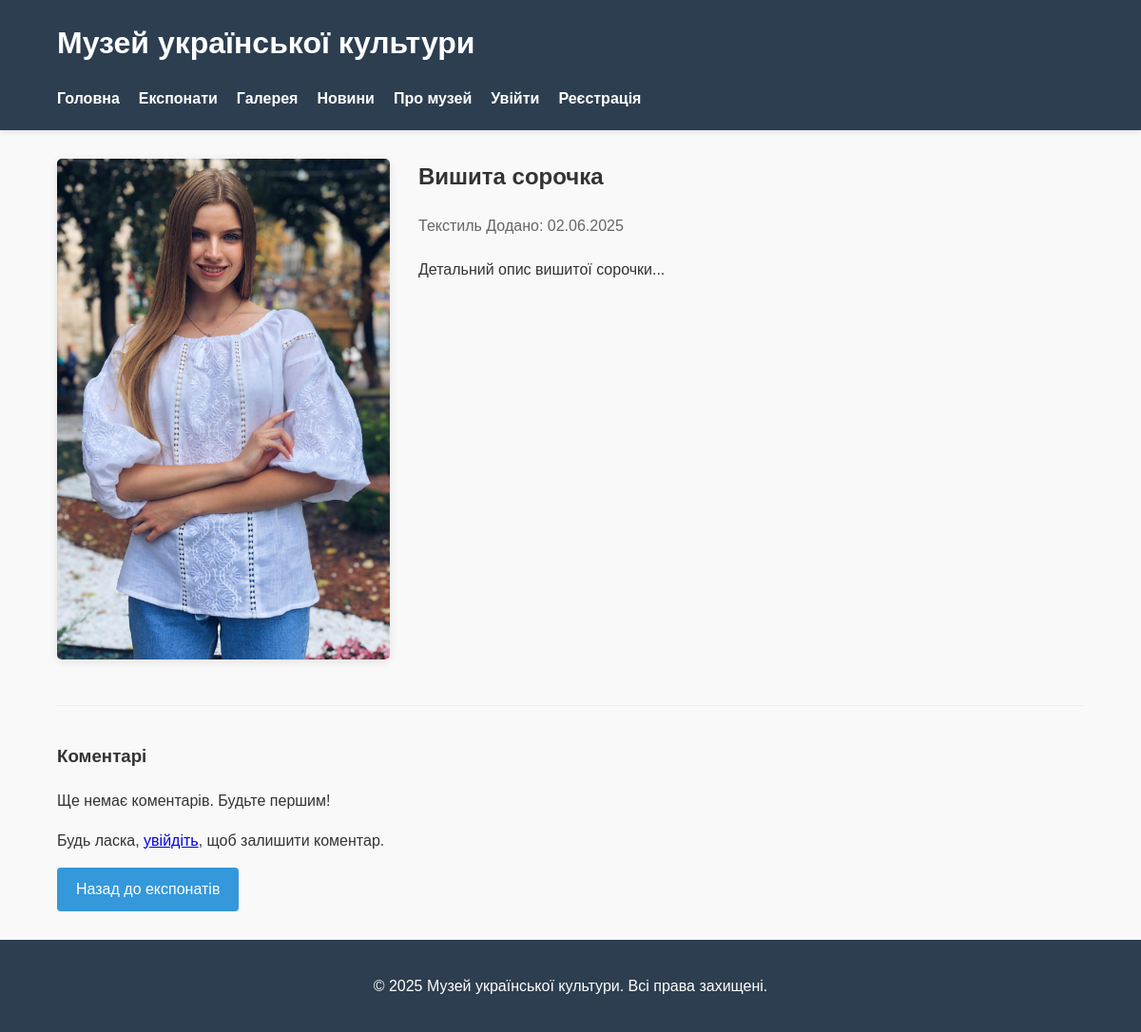
The app's page /index.php?page=exhibit&id=1 with its own data.
### tables this page shows
CREATE TABLE `exhibits` (
  `id` int NOT NULL,
  `title` varchar(255) NOT NULL,
  `description` text NOT NULL,
  `category` varchar(100) NOT NULL,
  `image` varchar(255) DEFAULT NULL,
  `full_text` text NOT NULL,
  `created_at` timestamp NULL DEFAULT CURRENT_TIMESTAMP
);

### classes/Exhibit.php (called while the page is built, shortened)
<?php
class Exhibit {
    private $db;
    public function __construct(Database $db) {
        $this->db = $db;
    }
    public function getExhibit($id) {
        $stmt = $this->db->prepare("SELECT id, title, description, category, image, full_text, created_at FROM exhibits WHERE id = ?");
        $stmt->bind_param("i", $id);
        $stmt->execute();
        $result = $stmt->get_result();
        return $result->fetch_assoc();
    }
}
?>

### classes/Database.php (called while the page is built, shortened)
<?php
class Database {
    private $connection;
    public function __construct() {
        $this->connection = new mysqli(DB_HOST, DB_USER, DB_PASS, DB_NAME);
        $this->connection->set_charset("utf8mb4");
    }
    public function prepare($sql) {
        return $this->connection->prepare($sql);
    }
}
?>

### classes/User.php (called while the page is built, shortened)
<?php
class User {
    public function isLoggedIn() {
        return isset($_SESSION['logged_in']) && $_SESSION['logged_in'] === true;
    }
}
?>

### templates/exhibit.php (the view, shortened to what this page needs)
<article class="exhibit-detail">
    <div class="exhibit-image-container">
        <?php if ($exhibit_item['image']): ?>
        <img src="<?= htmlspecialchars($exhibit_item['image']) ?>" alt="<?= htmlspecialchars($exhibit_item['title']) ?>" class="exhibit-image">
        <?php endif; ?>
    </div>
    <div class="exhibit-info">
        <h2><?= htmlspecialchars($exhibit_item['title']) ?></h2>
        <div class="exhibit-meta">
            <span class="category"><?= htmlspecialchars($exhibit_item['category']) ?></span>
            <span class="date">Додано: <?= date('d.m.Y', strtotime($exhibit_item['created_at'])) ?></span>
        </div>
        <div class="exhibit-fulltext">
            <?= nl2br(htmlspecialchars($exhibit_item['full_text'])) ?>
        </div>
    </div>
</article>
<section class="comments-section">
    <h3>Коментарі</h3>
    <?php if (!empty($comments)): ?>
    <div class="comments-list">
        <?php foreach ($comments as $comment): ?>
        <div class="comment">
            <div class="comment-header">
                <strong><?= htmlspecialchars($comment['username']) ?></strong>
                <span><?= date('d.m.Y H:i', strtotime($comment['created_at'])) ?></span>
            </div>
            <div class="comment-content"><?= htmlspecialchars($comment['content']) ?></div>
            <?php if ($user->isAdmin() || ($user->isLoggedIn() && $_SESSION['user_id'] == $comment['user_id'])): ?>
            <form method="POST" action="index.php?page=exhibit&id=<?= $exhibit_item['id'] ?>" class="delete-comment-form">
                <input type="hidden" name="comment_id" value="<?= $comment['id'] ?>">
                <button type="submit" name="delete_comment" class="btn btn-sm btn-danger">
                    Видалити
                </button>
            </form>
            <?php endif; ?>
        </div>
        <?php endforeach; ?>
    </div>
    <?php else: ?>
    <p>Ще немає коментарів. Будьте першим!</p>
    <?php endif; ?>
    <?php if ($user->isLoggedIn()): ?>
    <form class="comment-form" method="POST" action="index.php?page=exhibit&id=<?= $exhibit_item['id'] ?>">
        <div class="form-group">
            <label for="comment">Додати коментар:</label>
            <textarea id="comment" name="content" required rows="4"></textarea>
        </div>
        <button type="submit" name="add_comment" class="btn">Надіслати</button>
    </form>
    <?php else: ?>
    <p>Будь ласка, <a href="index.php?page=login">увійдіть</a>, щоб залишити коментар.</p>
    <?php endif; ?>
</section>
<a href="index.php?page=exhibits" class="btn">Назад до експонатів</a>

### assets/css/style.css (style rules this page uses)
body { font-family: 'Arial', sans-serif; line-height: 1.6; margin: 0; padding: 0; color: #333; background-color: #f9f9f9; }
button, input[type="submit"], .btn { background: #3498db; color: white; border: none; padding: 10px 20px; border-radius: 4px; cursor: pointer; font-size: 16px; text-decoration: none; display: inline-block; }
.exhibit-detail { display: grid; grid-template-columns: 1fr 2fr; gap: 30px; margin: 30px 0; }
.exhibit-image { max-width: 100%; height: auto; border-radius: 5px; box-shadow: 0 2px 10px rgba(0,0,0,0.1); }
.exhibit-info h2 { margin-top: 0; }
.exhibit-meta { color: #666; margin-bottom: 20px; }
.comments-section { margin-top: 40px; padding-top: 20px; border-top: 1px solid #eee; }

### records on screen
exhibits: image (picture), title "Вишита сорочка", category "Текстиль", created_at "02.06.2025", full_text "Детальний опис вишитої сорочки..."

### other values on screen
SITE_TITLE "Музей української культури"
